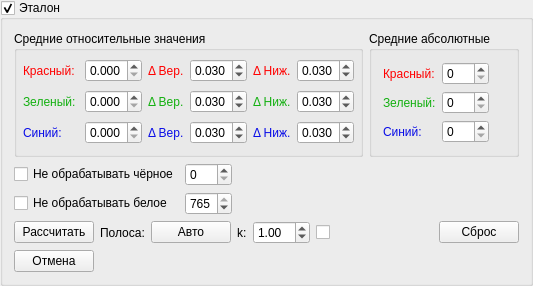
<?xml version="1.0" encoding="UTF-8"?>
<ui version="4.0">
 <class>ItemWidget</class>
 <widget class="QWidget" name="ItemWidget">
  <property name="geometry">
   <rect>
    <x>0</x>
    <y>0</y>
    <width>470</width>
    <height>258</height>
   </rect>
  </property>
  <property name="sizePolicy">
   <sizepolicy hsizetype="Fixed" vsizetype="Expanding">
    <horstretch>0</horstretch>
    <verstretch>0</verstretch>
   </sizepolicy>
  </property>
  <property name="windowTitle">
   <string/>
  </property>
  <layout class="QVBoxLayout" name="verticalLayout_8">
   <property name="margin">
    <number>0</number>
   </property>
   <item>
    <widget class="ICEGUI_NS::EditedGroupBox" name="maskGB">
     <property name="title">
      <string>Эталон</string>
     </property>
     <property name="checkable">
      <bool>true</bool>
     </property>
     <property name="checked">
      <bool>true</bool>
     </property>
     <layout class="QVBoxLayout" name="verticalLayout">
      <item>
       <layout class="QHBoxLayout" name="horizontalLayout_2">
        <item>
         <widget class="QGroupBox" name="relativeGroupBox">
          <property name="sizePolicy">
           <sizepolicy hsizetype="Fixed" vsizetype="Preferred">
            <horstretch>0</horstretch>
            <verstretch>0</verstretch>
           </sizepolicy>
          </property>
          <property name="title">
           <string>Средние относительные значения</string>
          </property>
          <layout class="QGridLayout" name="gridLayout">
           <property name="margin">
            <number>6</number>
           </property>
           <item row="0" column="0">
            <widget class="QLabel" name="redRelativeL">
             <property name="palette">
              <palette>
               <active>
                <colorrole role="WindowText">
                 <brush brushstyle="SolidPattern">
                  <color alpha="255">
                   <red>255</red>
                   <green>0</green>
                   <blue>0</blue>
                  </color>
                 </brush>
                </colorrole>
               </active>
               <inactive>
                <colorrole role="WindowText">
                 <brush brushstyle="SolidPattern">
                  <color alpha="255">
                   <red>255</red>
                   <green>0</green>
                   <blue>0</blue>
                  </color>
                 </brush>
                </colorrole>
               </inactive>
               <disabled>
                <colorrole role="WindowText">
                 <brush brushstyle="SolidPattern">
                  <color alpha="255">
                   <red>120</red>
                   <green>120</green>
                   <blue>120</blue>
                  </color>
                 </brush>
                </colorrole>
               </disabled>
              </palette>
             </property>
             <property name="text">
              <string>Красный: </string>
             </property>
            </widget>
           </item>
           <item row="0" column="1">
            <widget class="QDoubleSpinBox" name="redRelativeDSB">
             <property name="sizePolicy">
              <sizepolicy hsizetype="Fixed" vsizetype="Fixed">
               <horstretch>0</horstretch>
               <verstretch>0</verstretch>
              </sizepolicy>
             </property>
             <property name="minimumSize">
              <size>
               <width>50</width>
               <height>0</height>
              </size>
             </property>
             <property name="focusPolicy">
              <enum>Qt::WheelFocus</enum>
             </property>
             <property name="decimals">
              <number>3</number>
             </property>
             <property name="maximum">
              <double>1.000000000000000</double>
             </property>
             <property name="singleStep">
              <double>0.001000000000000</double>
             </property>
             <property name="value">
              <double>0.000000000000000</double>
             </property>
            </widget>
           </item>
           <item row="0" column="2">
            <widget class="QLabel" name="redDeltaUpL">
             <property name="palette">
              <palette>
               <active>
                <colorrole role="WindowText">
                 <brush brushstyle="SolidPattern">
                  <color alpha="255">
                   <red>255</red>
                   <green>0</green>
                   <blue>0</blue>
                  </color>
                 </brush>
                </colorrole>
               </active>
               <inactive>
                <colorrole role="WindowText">
                 <brush brushstyle="SolidPattern">
                  <color alpha="255">
                   <red>255</red>
                   <green>0</green>
                   <blue>0</blue>
                  </color>
                 </brush>
                </colorrole>
               </inactive>
               <disabled>
                <colorrole role="WindowText">
                 <brush brushstyle="SolidPattern">
                  <color alpha="255">
                   <red>120</red>
                   <green>120</green>
                   <blue>120</blue>
                  </color>
                 </brush>
                </colorrole>
               </disabled>
              </palette>
             </property>
             <property name="text">
              <string>Δ Вер.</string>
             </property>
            </widget>
           </item>
           <item row="0" column="3">
            <widget class="QDoubleSpinBox" name="redDeltaUpDSB">
             <property name="sizePolicy">
              <sizepolicy hsizetype="Fixed" vsizetype="Fixed">
               <horstretch>0</horstretch>
               <verstretch>0</verstretch>
              </sizepolicy>
             </property>
             <property name="minimumSize">
              <size>
               <width>50</width>
               <height>0</height>
              </size>
             </property>
             <property name="focusPolicy">
              <enum>Qt::WheelFocus</enum>
             </property>
             <property name="decimals">
              <number>3</number>
             </property>
             <property name="maximum">
              <double>1.000000000000000</double>
             </property>
             <property name="singleStep">
              <double>0.001000000000000</double>
             </property>
             <property name="value">
              <double>0.030000000000000</double>
             </property>
            </widget>
           </item>
           <item row="0" column="4">
            <widget class="QLabel" name="redDeltaDownL">
             <property name="palette">
              <palette>
               <active>
                <colorrole role="WindowText">
                 <brush brushstyle="SolidPattern">
                  <color alpha="255">
                   <red>255</red>
                   <green>0</green>
                   <blue>0</blue>
                  </color>
                 </brush>
                </colorrole>
               </active>
               <inactive>
                <colorrole role="WindowText">
                 <brush brushstyle="SolidPattern">
                  <color alpha="255">
                   <red>255</red>
                   <green>0</green>
                   <blue>0</blue>
                  </color>
                 </brush>
                </colorrole>
               </inactive>
               <disabled>
                <colorrole role="WindowText">
                 <brush brushstyle="SolidPattern">
                  <color alpha="255">
                   <red>120</red>
                   <green>120</green>
                   <blue>120</blue>
                  </color>
                 </brush>
                </colorrole>
               </disabled>
              </palette>
             </property>
             <property name="text">
              <string>Δ Ниж.</string>
             </property>
            </widget>
           </item>
           <item row="0" column="5">
            <widget class="QDoubleSpinBox" name="redDeltaDownDSB">
             <property name="sizePolicy">
              <sizepolicy hsizetype="Fixed" vsizetype="Fixed">
               <horstretch>0</horstretch>
               <verstretch>0</verstretch>
              </sizepolicy>
             </property>
             <property name="minimumSize">
              <size>
               <width>50</width>
               <height>0</height>
              </size>
             </property>
             <property name="focusPolicy">
              <enum>Qt::WheelFocus</enum>
             </property>
             <property name="decimals">
              <number>3</number>
             </property>
             <property name="maximum">
              <double>1.000000000000000</double>
             </property>
             <property name="singleStep">
              <double>0.001000000000000</double>
             </property>
             <property name="value">
              <double>0.030000000000000</double>
             </property>
            </widget>
           </item>
           <item row="1" column="0">
            <widget class="QLabel" name="greenRelativeL">
             <property name="palette">
              <palette>
               <active>
                <colorrole role="WindowText">
                 <brush brushstyle="SolidPattern">
                  <color alpha="255">
                   <red>19</red>
                   <green>176</green>
                   <blue>16</blue>
                  </color>
                 </brush>
                </colorrole>
               </active>
               <inactive>
                <colorrole role="WindowText">
                 <brush brushstyle="SolidPattern">
                  <color alpha="255">
                   <red>19</red>
                   <green>176</green>
                   <blue>16</blue>
                  </color>
                 </brush>
                </colorrole>
               </inactive>
               <disabled>
                <colorrole role="WindowText">
                 <brush brushstyle="SolidPattern">
                  <color alpha="255">
                   <red>120</red>
                   <green>120</green>
                   <blue>120</blue>
                  </color>
                 </brush>
                </colorrole>
               </disabled>
              </palette>
             </property>
             <property name="text">
              <string>Зеленый: </string>
             </property>
            </widget>
           </item>
           <item row="1" column="1">
            <widget class="QDoubleSpinBox" name="greenRelativeDSB">
             <property name="sizePolicy">
              <sizepolicy hsizetype="Fixed" vsizetype="Fixed">
               <horstretch>0</horstretch>
               <verstretch>0</verstretch>
              </sizepolicy>
             </property>
             <property name="minimumSize">
              <size>
               <width>50</width>
               <height>0</height>
              </size>
             </property>
             <property name="focusPolicy">
              <enum>Qt::WheelFocus</enum>
             </property>
             <property name="decimals">
              <number>3</number>
             </property>
             <property name="maximum">
              <double>1.000000000000000</double>
             </property>
             <property name="singleStep">
              <double>0.001000000000000</double>
             </property>
             <property name="value">
              <double>0.000000000000000</double>
             </property>
            </widget>
           </item>
           <item row="1" column="2">
            <widget class="QLabel" name="greenDeltaUpL">
             <property name="palette">
              <palette>
               <active>
                <colorrole role="WindowText">
                 <brush brushstyle="SolidPattern">
                  <color alpha="255">
                   <red>19</red>
                   <green>176</green>
                   <blue>16</blue>
                  </color>
                 </brush>
                </colorrole>
               </active>
               <inactive>
                <colorrole role="WindowText">
                 <brush brushstyle="SolidPattern">
                  <color alpha="255">
                   <red>19</red>
                   <green>176</green>
                   <blue>16</blue>
                  </color>
                 </brush>
                </colorrole>
               </inactive>
               <disabled>
                <colorrole role="WindowText">
                 <brush brushstyle="SolidPattern">
                  <color alpha="255">
                   <red>120</red>
                   <green>120</green>
                   <blue>120</blue>
                  </color>
                 </brush>
                </colorrole>
               </disabled>
              </palette>
             </property>
             <property name="text">
              <string>Δ Вер.</string>
             </property>
            </widget>
           </item>
           <item row="1" column="3">
            <widget class="QDoubleSpinBox" name="greenDeltaUpDSB">
             <property name="sizePolicy">
              <sizepolicy hsizetype="Fixed" vsizetype="Fixed">
               <horstretch>0</horstretch>
               <verstretch>0</verstretch>
              </sizepolicy>
             </property>
             <property name="minimumSize">
              <size>
               <width>50</width>
               <height>0</height>
              </size>
             </property>
             <property name="focusPolicy">
              <enum>Qt::WheelFocus</enum>
             </property>
             <property name="decimals">
              <number>3</number>
             </property>
             <property name="maximum">
              <double>1.000000000000000</double>
             </property>
             <property name="singleStep">
              <double>0.001000000000000</double>
             </property>
             <property name="value">
              <double>0.030000000000000</double>
             </property>
            </widget>
           </item>
           <item row="1" column="4">
            <widget class="QLabel" name="greenDeltaDownL">
             <property name="palette">
              <palette>
               <active>
                <colorrole role="WindowText">
                 <brush brushstyle="SolidPattern">
                  <color alpha="255">
                   <red>19</red>
                   <green>176</green>
                   <blue>16</blue>
                  </color>
                 </brush>
                </colorrole>
               </active>
               <inactive>
                <colorrole role="WindowText">
                 <brush brushstyle="SolidPattern">
                  <color alpha="255">
                   <red>19</red>
                   <green>176</green>
                   <blue>16</blue>
                  </color>
                 </brush>
                </colorrole>
               </inactive>
               <disabled>
                <colorrole role="WindowText">
                 <brush brushstyle="SolidPattern">
                  <color alpha="255">
                   <red>120</red>
                   <green>120</green>
                   <blue>120</blue>
                  </color>
                 </brush>
                </colorrole>
               </disabled>
              </palette>
             </property>
             <property name="text">
              <string>Δ Ниж.</string>
             </property>
            </widget>
           </item>
           <item row="1" column="5">
            <widget class="QDoubleSpinBox" name="greenDeltaDownDSB">
             <property name="sizePolicy">
              <sizepolicy hsizetype="Fixed" vsizetype="Fixed">
               <horstretch>0</horstretch>
               <verstretch>0</verstretch>
              </sizepolicy>
             </property>
             <property name="minimumSize">
              <size>
               <width>50</width>
               <height>0</height>
              </size>
             </property>
             <property name="focusPolicy">
              <enum>Qt::WheelFocus</enum>
             </property>
             <property name="decimals">
              <number>3</number>
             </property>
             <property name="maximum">
              <double>1.000000000000000</double>
             </property>
             <property name="singleStep">
              <double>0.001000000000000</double>
             </property>
             <property name="value">
              <double>0.030000000000000</double>
             </property>
            </widget>
           </item>
           <item row="2" column="0">
            <widget class="QLabel" name="blueRelativeL">
             <property name="palette">
              <palette>
               <active>
                <colorrole role="WindowText">
                 <brush brushstyle="SolidPattern">
                  <color alpha="255">
                   <red>9</red>
                   <green>12</green>
                   <blue>231</blue>
                  </color>
                 </brush>
                </colorrole>
               </active>
               <inactive>
                <colorrole role="WindowText">
                 <brush brushstyle="SolidPattern">
                  <color alpha="255">
                   <red>9</red>
                   <green>12</green>
                   <blue>231</blue>
                  </color>
                 </brush>
                </colorrole>
               </inactive>
               <disabled>
                <colorrole role="WindowText">
                 <brush brushstyle="SolidPattern">
                  <color alpha="255">
                   <red>120</red>
                   <green>120</green>
                   <blue>120</blue>
                  </color>
                 </brush>
                </colorrole>
               </disabled>
              </palette>
             </property>
             <property name="text">
              <string>Синий: </string>
             </property>
            </widget>
           </item>
           <item row="2" column="1">
            <widget class="QDoubleSpinBox" name="blueRelativeDSB">
             <property name="sizePolicy">
              <sizepolicy hsizetype="Fixed" vsizetype="Fixed">
               <horstretch>0</horstretch>
               <verstretch>0</verstretch>
              </sizepolicy>
             </property>
             <property name="minimumSize">
              <size>
               <width>50</width>
               <height>0</height>
              </size>
             </property>
             <property name="focusPolicy">
              <enum>Qt::WheelFocus</enum>
             </property>
             <property name="decimals">
              <number>3</number>
             </property>
             <property name="maximum">
              <double>1.000000000000000</double>
             </property>
             <property name="singleStep">
              <double>0.001000000000000</double>
             </property>
             <property name="value">
              <double>0.000000000000000</double>
             </property>
            </widget>
           </item>
           <item row="2" column="2">
            <widget class="QLabel" name="blueDeltaUpL">
             <property name="palette">
              <palette>
               <active>
                <colorrole role="WindowText">
                 <brush brushstyle="SolidPattern">
                  <color alpha="255">
                   <red>9</red>
                   <green>12</green>
                   <blue>231</blue>
                  </color>
                 </brush>
                </colorrole>
               </active>
               <inactive>
                <colorrole role="WindowText">
                 <brush brushstyle="SolidPattern">
                  <color alpha="255">
                   <red>9</red>
                   <green>12</green>
                   <blue>231</blue>
                  </color>
                 </brush>
                </colorrole>
               </inactive>
               <disabled>
                <colorrole role="WindowText">
                 <brush brushstyle="SolidPattern">
                  <color alpha="255">
                   <red>120</red>
                   <green>120</green>
                   <blue>120</blue>
                  </color>
                 </brush>
                </colorrole>
               </disabled>
              </palette>
             </property>
             <property name="text">
              <string>Δ Вер.</string>
             </property>
            </widget>
           </item>
           <item row="2" column="3">
            <widget class="QDoubleSpinBox" name="blueDeltaUpDSB">
             <property name="sizePolicy">
              <sizepolicy hsizetype="Fixed" vsizetype="Fixed">
               <horstretch>0</horstretch>
               <verstretch>0</verstretch>
              </sizepolicy>
             </property>
             <property name="minimumSize">
              <size>
               <width>50</width>
               <height>0</height>
              </size>
             </property>
             <property name="focusPolicy">
              <enum>Qt::WheelFocus</enum>
             </property>
             <property name="decimals">
              <number>3</number>
             </property>
             <property name="maximum">
              <double>1.000000000000000</double>
             </property>
             <property name="singleStep">
              <double>0.001000000000000</double>
             </property>
             <property name="value">
              <double>0.030000000000000</double>
             </property>
            </widget>
           </item>
           <item row="2" column="4">
            <widget class="QLabel" name="blueDeltaDownL">
             <property name="palette">
              <palette>
               <active>
                <colorrole role="WindowText">
                 <brush brushstyle="SolidPattern">
                  <color alpha="255">
                   <red>9</red>
                   <green>12</green>
                   <blue>231</blue>
                  </color>
                 </brush>
                </colorrole>
               </active>
               <inactive>
                <colorrole role="WindowText">
                 <brush brushstyle="SolidPattern">
                  <color alpha="255">
                   <red>9</red>
                   <green>12</green>
                   <blue>231</blue>
                  </color>
                 </brush>
                </colorrole>
               </inactive>
               <disabled>
                <colorrole role="WindowText">
                 <brush brushstyle="SolidPattern">
                  <color alpha="255">
                   <red>120</red>
                   <green>120</green>
                   <blue>120</blue>
                  </color>
                 </brush>
                </colorrole>
               </disabled>
              </palette>
             </property>
             <property name="text">
              <string>Δ Ниж.</string>
             </property>
            </widget>
           </item>
           <item row="2" column="5">
            <widget class="QDoubleSpinBox" name="blueDeltaDownDSB">
             <property name="sizePolicy">
              <sizepolicy hsizetype="Fixed" vsizetype="Fixed">
               <horstretch>0</horstretch>
               <verstretch>0</verstretch>
              </sizepolicy>
             </property>
             <property name="minimumSize">
              <size>
               <width>50</width>
               <height>0</height>
              </size>
             </property>
             <property name="focusPolicy">
              <enum>Qt::WheelFocus</enum>
             </property>
             <property name="decimals">
              <number>3</number>
             </property>
             <property name="maximum">
              <double>1.000000000000000</double>
             </property>
             <property name="singleStep">
              <double>0.001000000000000</double>
             </property>
             <property name="value">
              <double>0.030000000000000</double>
             </property>
            </widget>
           </item>
          </layout>
         </widget>
        </item>
        <item>
         <widget class="QGroupBox" name="absGroupBox">
          <property name="sizePolicy">
           <sizepolicy hsizetype="Minimum" vsizetype="Fixed">
            <horstretch>0</horstretch>
            <verstretch>0</verstretch>
           </sizepolicy>
          </property>
          <property name="title">
           <string>Средние абсолютные</string>
          </property>
          <layout class="QFormLayout" name="formLayout">
           <item row="0" column="0">
            <widget class="QLabel" name="redAbsL">
             <property name="sizePolicy">
              <sizepolicy hsizetype="Minimum" vsizetype="Preferred">
               <horstretch>0</horstretch>
               <verstretch>0</verstretch>
              </sizepolicy>
             </property>
             <property name="palette">
              <palette>
               <active>
                <colorrole role="WindowText">
                 <brush brushstyle="SolidPattern">
                  <color alpha="255">
                   <red>255</red>
                   <green>0</green>
                   <blue>0</blue>
                  </color>
                 </brush>
                </colorrole>
                <colorrole role="Text">
                 <brush brushstyle="SolidPattern">
                  <color alpha="255">
                   <red>0</red>
                   <green>0</green>
                   <blue>0</blue>
                  </color>
                 </brush>
                </colorrole>
               </active>
               <inactive>
                <colorrole role="WindowText">
                 <brush brushstyle="SolidPattern">
                  <color alpha="255">
                   <red>255</red>
                   <green>0</green>
                   <blue>0</blue>
                  </color>
                 </brush>
                </colorrole>
                <colorrole role="Text">
                 <brush brushstyle="SolidPattern">
                  <color alpha="255">
                   <red>0</red>
                   <green>0</green>
                   <blue>0</blue>
                  </color>
                 </brush>
                </colorrole>
               </inactive>
               <disabled>
                <colorrole role="WindowText">
                 <brush brushstyle="SolidPattern">
                  <color alpha="255">
                   <red>120</red>
                   <green>120</green>
                   <blue>120</blue>
                  </color>
                 </brush>
                </colorrole>
                <colorrole role="Text">
                 <brush brushstyle="SolidPattern">
                  <color alpha="255">
                   <red>120</red>
                   <green>120</green>
                   <blue>120</blue>
                  </color>
                 </brush>
                </colorrole>
               </disabled>
              </palette>
             </property>
             <property name="text">
              <string>Красный:</string>
             </property>
            </widget>
           </item>
           <item row="0" column="1">
            <widget class="QSpinBox" name="redAbsSB">
             <property name="sizePolicy">
              <sizepolicy hsizetype="Fixed" vsizetype="Fixed">
               <horstretch>0</horstretch>
               <verstretch>0</verstretch>
              </sizepolicy>
             </property>
             <property name="maximum">
              <number>255</number>
             </property>
            </widget>
           </item>
           <item row="1" column="0">
            <widget class="QLabel" name="greenAbsL">
             <property name="sizePolicy">
              <sizepolicy hsizetype="Minimum" vsizetype="Preferred">
               <horstretch>0</horstretch>
               <verstretch>0</verstretch>
              </sizepolicy>
             </property>
             <property name="palette">
              <palette>
               <active>
                <colorrole role="WindowText">
                 <brush brushstyle="SolidPattern">
                  <color alpha="255">
                   <red>19</red>
                   <green>176</green>
                   <blue>16</blue>
                  </color>
                 </brush>
                </colorrole>
               </active>
               <inactive>
                <colorrole role="WindowText">
                 <brush brushstyle="SolidPattern">
                  <color alpha="255">
                   <red>19</red>
                   <green>176</green>
                   <blue>16</blue>
                  </color>
                 </brush>
                </colorrole>
               </inactive>
               <disabled>
                <colorrole role="WindowText">
                 <brush brushstyle="SolidPattern">
                  <color alpha="255">
                   <red>120</red>
                   <green>120</green>
                   <blue>120</blue>
                  </color>
                 </brush>
                </colorrole>
               </disabled>
              </palette>
             </property>
             <property name="text">
              <string>Зеленый:</string>
             </property>
            </widget>
           </item>
           <item row="1" column="1">
            <widget class="QSpinBox" name="greenAbsSB">
             <property name="sizePolicy">
              <sizepolicy hsizetype="Fixed" vsizetype="Fixed">
               <horstretch>0</horstretch>
               <verstretch>0</verstretch>
              </sizepolicy>
             </property>
             <property name="maximum">
              <number>255</number>
             </property>
            </widget>
           </item>
           <item row="2" column="0">
            <widget class="QLabel" name="blueAbsL">
             <property name="sizePolicy">
              <sizepolicy hsizetype="Minimum" vsizetype="Preferred">
               <horstretch>0</horstretch>
               <verstretch>0</verstretch>
              </sizepolicy>
             </property>
             <property name="palette">
              <palette>
               <active>
                <colorrole role="WindowText">
                 <brush brushstyle="SolidPattern">
                  <color alpha="255">
                   <red>9</red>
                   <green>12</green>
                   <blue>231</blue>
                  </color>
                 </brush>
                </colorrole>
               </active>
               <inactive>
                <colorrole role="WindowText">
                 <brush brushstyle="SolidPattern">
                  <color alpha="255">
                   <red>9</red>
                   <green>12</green>
                   <blue>231</blue>
                  </color>
                 </brush>
                </colorrole>
               </inactive>
               <disabled>
                <colorrole role="WindowText">
                 <brush brushstyle="SolidPattern">
                  <color alpha="255">
                   <red>120</red>
                   <green>120</green>
                   <blue>120</blue>
                  </color>
                 </brush>
                </colorrole>
               </disabled>
              </palette>
             </property>
             <property name="text">
              <string>Синий:</string>
             </property>
            </widget>
           </item>
           <item row="2" column="1">
            <widget class="QSpinBox" name="blueAbsSB">
             <property name="sizePolicy">
              <sizepolicy hsizetype="Fixed" vsizetype="Fixed">
               <horstretch>0</horstretch>
               <verstretch>0</verstretch>
              </sizepolicy>
             </property>
             <property name="maximum">
              <number>255</number>
             </property>
            </widget>
           </item>
          </layout>
         </widget>
        </item>
       </layout>
      </item>
      <item>
       <layout class="QHBoxLayout" name="horizontalLayout_4">
        <item>
         <layout class="QGridLayout" name="gridLayout_3">
          <item row="0" column="0">
           <widget class="QCheckBox" name="dontUseBlackChB">
            <property name="text">
             <string>Не обрабатывать чёрное</string>
            </property>
           </widget>
          </item>
          <item row="0" column="1">
           <widget class="QSpinBox" name="dontUseBlackSB">
            <property name="maximum">
             <number>765</number>
            </property>
           </widget>
          </item>
          <item row="1" column="0">
           <widget class="QCheckBox" name="dontUseWhiteChB">
            <property name="text">
             <string>Не обрабатывать белое</string>
            </property>
           </widget>
          </item>
          <item row="1" column="1">
           <widget class="QSpinBox" name="dontUseWhiteSB">
            <property name="maximum">
             <number>765</number>
            </property>
            <property name="value">
             <number>765</number>
            </property>
           </widget>
          </item>
         </layout>
        </item>
        <item>
         <spacer name="horizontalSpacer_3">
          <property name="orientation">
           <enum>Qt::Horizontal</enum>
          </property>
          <property name="sizeHint" stdset="0">
           <size>
            <width>40</width>
            <height>20</height>
           </size>
          </property>
         </spacer>
        </item>
       </layout>
      </item>
      <item>
       <layout class="QHBoxLayout" name="horizontalLayout">
        <item>
         <widget class="QPushButton" name="maskCalcPB">
          <property name="enabled">
           <bool>true</bool>
          </property>
          <property name="text">
           <string>Рассчитать</string>
          </property>
         </widget>
        </item>
        <item>
         <widget class="QLabel" name="kL">
          <property name="enabled">
           <bool>true</bool>
          </property>
          <property name="text">
           <string>Полоса:</string>
          </property>
         </widget>
        </item>
        <item>
         <widget class="QPushButton" name="maskAutoKPB">
          <property name="enabled">
           <bool>true</bool>
          </property>
          <property name="text">
           <string>Авто</string>
          </property>
         </widget>
        </item>
        <item>
         <layout class="QHBoxLayout" name="horizontalLayout_3">
          <item>
           <widget class="QLabel" name="rgbKMaskL">
            <property name="enabled">
             <bool>true</bool>
            </property>
            <property name="text">
             <string>k:</string>
            </property>
           </widget>
          </item>
          <item>
           <widget class="QDoubleSpinBox" name="rgbKMaskDSB">
            <property name="enabled">
             <bool>true</bool>
            </property>
            <property name="sizePolicy">
             <sizepolicy hsizetype="Preferred" vsizetype="Fixed">
              <horstretch>0</horstretch>
              <verstretch>0</verstretch>
             </sizepolicy>
            </property>
            <property name="decimals">
             <number>2</number>
            </property>
            <property name="minimum">
             <double>0.010000000000000</double>
            </property>
            <property name="maximum">
             <double>10.000000000000000</double>
            </property>
            <property name="value">
             <double>1.000000000000000</double>
            </property>
           </widget>
          </item>
          <item>
           <widget class="QCheckBox" name="rgbKMaskChB">
            <property name="enabled">
             <bool>true</bool>
            </property>
            <property name="sizePolicy">
             <sizepolicy hsizetype="Minimum" vsizetype="Minimum">
              <horstretch>0</horstretch>
              <verstretch>0</verstretch>
             </sizepolicy>
            </property>
            <property name="text">
             <string/>
            </property>
            <property name="checked">
             <bool>false</bool>
            </property>
           </widget>
          </item>
          <item>
           <spacer name="horizontalSpacer_2">
            <property name="orientation">
             <enum>Qt::Horizontal</enum>
            </property>
            <property name="sizeHint" stdset="0">
             <size>
              <width>20</width>
              <height>20</height>
             </size>
            </property>
           </spacer>
          </item>
         </layout>
        </item>
        <item>
         <widget class="QPushButton" name="maskClearKPB">
          <property name="enabled">
           <bool>true</bool>
          </property>
          <property name="text">
           <string>Сброс</string>
          </property>
         </widget>
        </item>
       </layout>
      </item>
      <item>
       <layout class="QHBoxLayout" name="horizontalLayout_17">
        <item>
         <widget class="QPushButton" name="maskCancelPB">
          <property name="enabled">
           <bool>true</bool>
          </property>
          <property name="text">
           <string>Отмена</string>
          </property>
         </widget>
        </item>
        <item>
         <layout class="QHBoxLayout" name="horizontalLayout_18">
          <item>
           <spacer name="horizontalSpacer_11">
            <property name="orientation">
             <enum>Qt::Horizontal</enum>
            </property>
            <property name="sizeHint" stdset="0">
             <size>
              <width>28</width>
              <height>20</height>
             </size>
            </property>
           </spacer>
          </item>
          <item>
           <widget class="ICEGUI_NS::MaskViewWidget" name="maskViewWidget" native="true">
            <property name="sizePolicy">
             <sizepolicy hsizetype="Expanding" vsizetype="Preferred">
              <horstretch>0</horstretch>
              <verstretch>0</verstretch>
             </sizepolicy>
            </property>
           </widget>
          </item>
         </layout>
        </item>
       </layout>
      </item>
     </layout>
    </widget>
   </item>
  </layout>
 </widget>
 <layoutdefault spacing="6" margin="11"/>
 <customwidgets>
  <customwidget>
   <class>ICEGUI_NS::MaskViewWidget</class>
   <extends>QWidget</extends>
   <header location="global">icegui/maskviewwidget.h</header>
   <container>1</container>
  </customwidget>
  <customwidget>
   <class>ICEGUI_NS::EditedGroupBox</class>
   <extends>QGroupBox</extends>
   <header location="global">icegui/editedgroupbox.h</header>
   <container>1</container>
  </customwidget>
 </customwidgets>
 <resources>
  <include location="../iceavgcolorproc.qrc"/>
 </resources>
 <connections>
  <connection>
   <sender>maskCalcPB</sender>
   <signal>clicked()</signal>
   <receiver>ItemWidget</receiver>
   <slot>maskCalcPB_clicked()</slot>
   <hints>
    <hint type="sourcelabel">
     <x>47</x>
     <y>62</y>
    </hint>
    <hint type="destinationlabel">
     <x>201</x>
     <y>57</y>
    </hint>
   </hints>
  </connection>
  <connection>
   <sender>maskCancelPB</sender>
   <signal>clicked()</signal>
   <receiver>ItemWidget</receiver>
   <slot>maskCancelPB_clicked()</slot>
   <hints>
    <hint type="sourcelabel">
     <x>45</x>
     <y>95</y>
    </hint>
    <hint type="destinationlabel">
     <x>201</x>
     <y>57</y>
    </hint>
   </hints>
  </connection>
  <connection>
   <sender>maskAutoKPB</sender>
   <signal>clicked()</signal>
   <receiver>ItemWidget</receiver>
   <slot>maskAutoKPB_clicked()</slot>
   <hints>
    <hint type="sourcelabel">
     <x>269</x>
     <y>62</y>
    </hint>
    <hint type="destinationlabel">
     <x>201</x>
     <y>57</y>
    </hint>
   </hints>
  </connection>
  <connection>
   <sender>maskClearKPB</sender>
   <signal>clicked()</signal>
   <receiver>ItemWidget</receiver>
   <slot>maskClearKPB_clicked()</slot>
   <hints>
    <hint type="sourcelabel">
     <x>356</x>
     <y>62</y>
    </hint>
    <hint type="destinationlabel">
     <x>201</x>
     <y>57</y>
    </hint>
   </hints>
  </connection>
  <connection>
   <sender>rgbKMaskChB</sender>
   <signal>stateChanged(int)</signal>
   <receiver>ItemWidget</receiver>
   <slot>rgbKMaskChB_stateChanged(int)</slot>
   <hints>
    <hint type="sourcelabel">
     <x>308</x>
     <y>32</y>
    </hint>
    <hint type="destinationlabel">
     <x>201</x>
     <y>57</y>
    </hint>
   </hints>
  </connection>
  <connection>
   <sender>rgbKMaskDSB</sender>
   <signal>valueChanged(double)</signal>
   <receiver>ItemWidget</receiver>
   <slot>rgbKMaskDSB_valueChanged(double)</slot>
   <hints>
    <hint type="sourcelabel">
     <x>271</x>
     <y>32</y>
    </hint>
    <hint type="destinationlabel">
     <x>201</x>
     <y>57</y>
    </hint>
   </hints>
  </connection>
  <connection>
   <sender>dontUseBlackChB</sender>
   <signal>stateChanged(int)</signal>
   <receiver>ItemWidget</receiver>
   <slot>dontUseBlackChB_stateChanged(int)</slot>
   <hints>
    <hint type="sourcelabel">
     <x>87</x>
     <y>147</y>
    </hint>
    <hint type="destinationlabel">
     <x>234</x>
     <y>128</y>
    </hint>
   </hints>
  </connection>
  <connection>
   <sender>dontUseWhiteChB</sender>
   <signal>stateChanged(int)</signal>
   <receiver>ItemWidget</receiver>
   <slot>dontUseWhiteChB_stateChanged(int)</slot>
   <hints>
    <hint type="sourcelabel">
     <x>87</x>
     <y>173</y>
    </hint>
    <hint type="destinationlabel">
     <x>234</x>
     <y>128</y>
    </hint>
   </hints>
  </connection>
 </connections>
 <slots>
  <slot>maskCalcPB_clicked()</slot>
  <slot>maskCancelPB_clicked()</slot>
  <slot>maskAutoKPB_clicked()</slot>
  <slot>maskClearKPB_clicked()</slot>
  <slot>rgbKMaskDSB_valueChanged(double)</slot>
  <slot>rgbKMaskChB_stateChanged(int)</slot>
  <slot>dontUseBlackChB_stateChanged(int)</slot>
  <slot>dontUseWhiteChB_stateChanged(int)</slot>
 </slots>
</ui>
